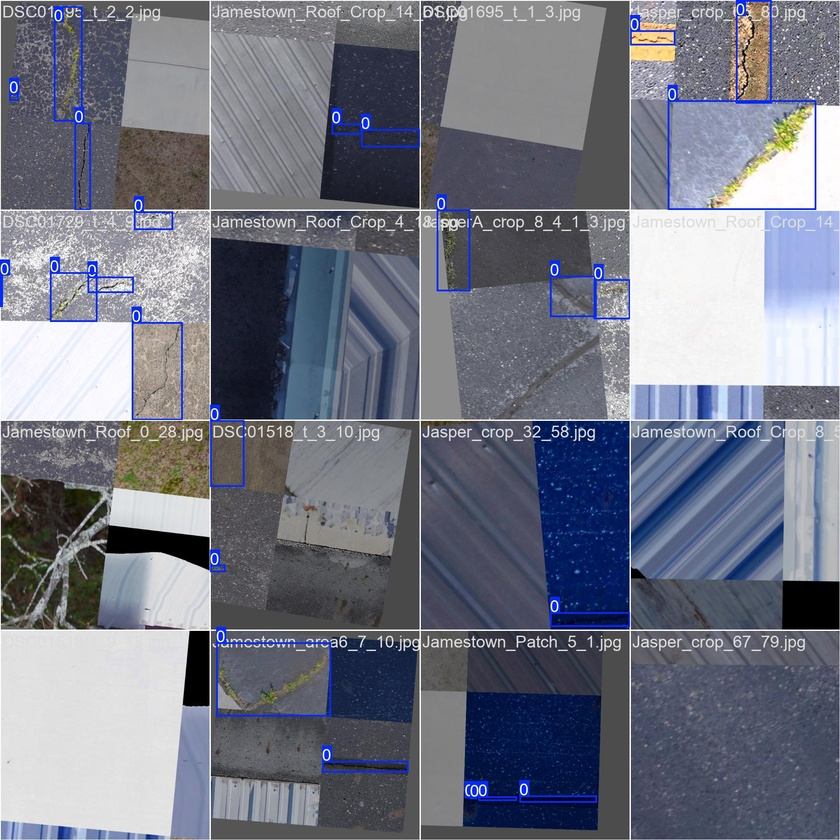
#> input picture runs/det/dc2psa-yolo26s_seed42/train_batch0.jpg, 840 x 840 px, shrunk from 1920 x 1920 before the run
$ python quantify_pci.py --masks-dir runs/det/dc2psa-yolo26s_seed42
#> lines starting #> are read from the running program, lines starting #| are printed output that depends on the picture; after the words box and inside, x2 and y2 are one past the last pixel; in counts of white or black regions, pixels touching at a corner belong together
"""
FAA PCI & ASTM D5340 Runway Crack Quantification Tool
=====================================================

Official automated pavement distress quantification tool for:
"DC2PSA-YOLO26-Seg: Deformable Parallel Spatial Attention-Enhanced YOLO26 for
Real-Time Airport Runway Crack Detection and Instance Segmentation"
Sensors 2026, 26, 5113.

Implements Section 6 of the Research Proposal:
- Topological skeletonization (Zhang-Suen thinning algorithm)
- Length quantification via Euclidean path integration: L = ∑ dist * GSD
- Surface area calculation: A = ∑ binary_pixels * GSD²
- Effective average crack width: W = A / L
- ASTM D5340 Airport Pavement Condition Index (PCI) severity classification:
    - Low Severity    : Mean width < 10.0 mm
    - Medium Severity : 10.0 mm <= Mean width <= 25.0 mm
    - High Severity   : Mean width > 25.0 mm
- FAA Advisory Circular AC 150/5380-6C deduct value calculation
"""

import argparse
import os
from pathlib import Path
import cv2
import numpy as np
import pandas as pd


def compute_instance_metrics(binary_mask: np.ndarray, gsd_mm: float = 1.5) -> dict:
    """
    Compute rigorous geometric metrics for a single crack instance mask.
    """
    area_px = int(np.sum(binary_mask > 0))
    if area_px == 0:
        return None

    area_mm2 = area_px * (gsd_mm ** 2)

    # Skeletonization using skimage or OpenCV thinning
    try:
        from skimage.morphology import skeletonize
        skeleton = skeletonize(binary_mask > 0).astype(np.uint8)
    except ImportError:
        if hasattr(cv2, "ximgproc"):
            skeleton = cv2.ximgproc.thinning((binary_mask > 0).astype(np.uint8) * 255)
            skeleton = (skeleton > 0).astype(np.uint8)
        else:
            kernel = cv2.getStructuringElement(cv2.MORPH_CROSS, (3, 3))
            skeleton = cv2.morphologyEx((binary_mask > 0).astype(np.uint8), cv2.MORPH_GRADIENT, kernel)

    skeleton_px = int(np.sum(skeleton > 0))

    if skeleton_px > 1:
        ys, xs = np.where(skeleton > 0)
        dists = np.sqrt(np.diff(xs.astype(float)) ** 2 + np.diff(ys.astype(float)) ** 2)
        length_px = float(np.sum(dists))
    else:
        length_px = max(1.0, float(np.sqrt(area_px)))

    length_mm = length_px * gsd_mm
    width_mm = area_mm2 / max(length_mm, 1e-6)

    # ASTM D5340 Severity Level
    if width_mm < 10.0:
        severity = "Low"
        deduct_weight = 1.0
    elif width_mm <= 25.0:
        severity = "Medium"
        deduct_weight = 2.5
    else:
        severity = "High"
        deduct_weight = 5.0

    return {
        "area_px": area_px,
        "skeleton_px": skeleton_px,
        "length_mm": round(length_mm, 2),
        "width_mm": round(width_mm, 2),
        "area_mm2": round(area_mm2, 2),
        "severity": severity,
        "deduct_weight": deduct_weight,
    }


def parse_args():
    parser = argparse.ArgumentParser(
        description="Quantify airport runway cracks according to FAA PCI & ASTM D5340",
        formatter_class=argparse.ArgumentDefaultsHelpFormatter,
    )
    parser.add_argument(
        "--masks-dir",
        type=str,
        required=True,
        help="Directory containing binary crack mask images",
    )
    parser.add_argument(
        "--gsd",
        type=float,
        default=1.5,
        help="Ground Sampling Distance in mm/pixel (CrackAirport: 1.5 mm/px)",
    )
    parser.add_argument(
        "--min-area-px",
        type=int,
        default=40,
        help="Minimum instance area threshold to filter out sensor noise (§4.2)",
    )
    parser.add_argument(
        "--output-csv",
        type=str,
        default="results/pci_quantification_report.csv",
        help="Path to save output quantification CSV",
    )
    return parser.parse_args()


def main():
    args = parse_args()
    masks_path = Path(args.masks_dir)

    print("\n" + "=" * 80)
    print("  FAA PCI & ASTM D5340 Crack Geometric Quantification")
    print("=" * 80)
    print(f"  Masks Directory   : {masks_path}")
    print(f"  GSD Calibration   : {args.gsd} mm/pixel")
    print(f"  Min Area Filter   : {args.min_area_px} px")
    print(f"  Output CSV Target : {args.output_csv}")
    print("=" * 80 + "\n")

    if not masks_path.exists():
        print(f"Error: Mask directory '{masks_path}' does not exist.")
        return

    mask_files = sorted(
        [f for f in masks_path.glob("*.*") if f.suffix.lower() in [".png", ".jpg", ".jpeg", ".bmp", ".tif"]]
    )

    if not mask_files:
        print(f"No image files found in {masks_path}")
        return

    print(f"Processing {len(mask_files)} mask images...")

    records = []
    for f in mask_files:
        mask = cv2.imread(str(f), cv2.IMREAD_GRAYSCALE)
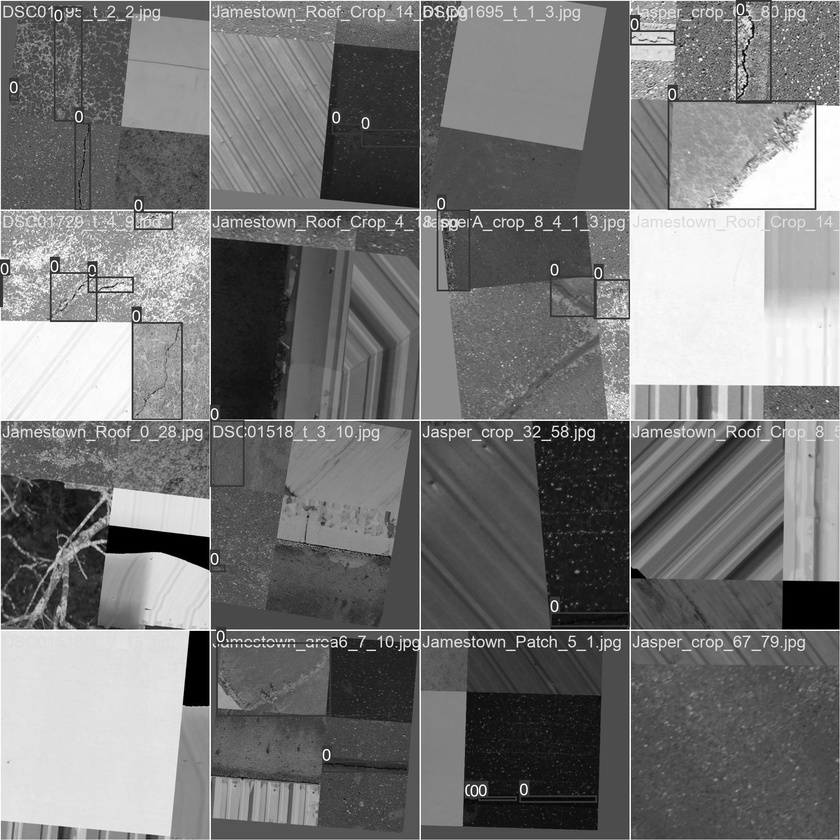
#> mask: shape (840, 840); min 0, max 255, mean 118.5
        if mask is None:
            continue

        _, binary = cv2.threshold(mask, 127, 255, cv2.THRESH_BINARY)
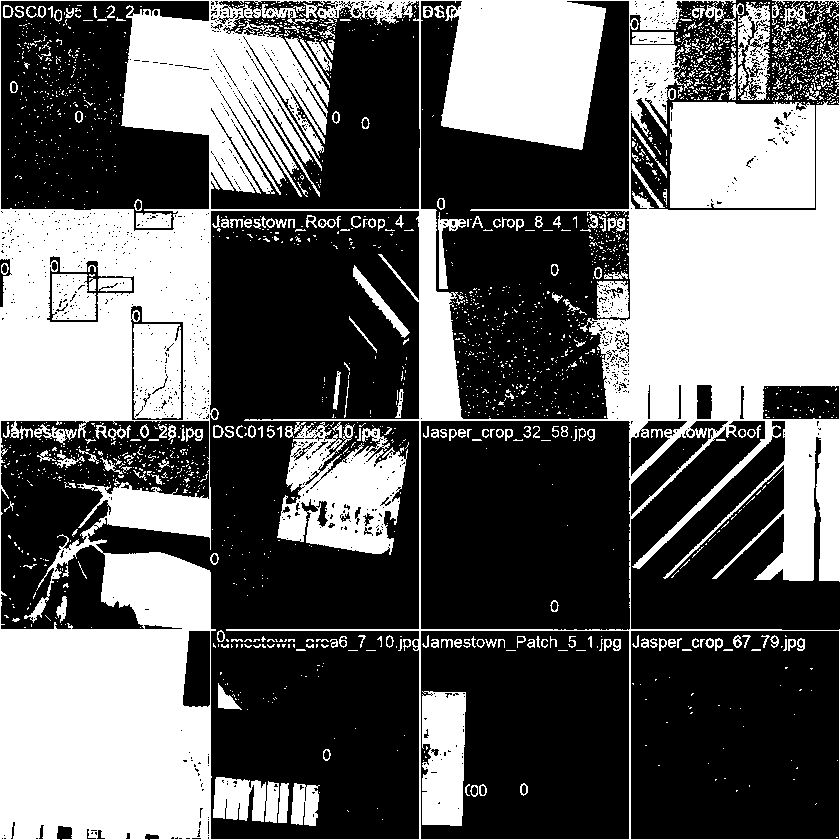
#> binary: shape (840, 840); 39.2% white; 2246 white regions (2008 under 20 px)
        contours, _ = cv2.findContours(binary, cv2.RETR_EXTERNAL, cv2.CHAIN_APPROX_SIMPLE)
#> contours = 587 contours, 570 with area under 20; largest, box (x1, y1, x2, y2) and area: (0, 0, 840, 840) 638406, (670, 102, 815, 208) 14902, (738, 2, 770, 100) 2132, (632, 32, 674, 44) 442, (727, 53, 736, 100) 156

        for c_idx, cnt in enumerate(contours):
            area = cv2.contourArea(cnt)
            if area < args.min_area_px:
                continue

            cnt_mask = np.zeros_like(binary)
            cv2.drawContours(cnt_mask, [cnt], -1, 255, -1)

            metrics = compute_instance_metrics(cnt_mask, gsd_mm=args.gsd)
            if metrics:
                metrics["image"] = f.name
                metrics["crack_id"] = f"{f.stem}_c{c_idx + 1}"
                records.append(metrics)
#> this loop made 587 passes
#> area on passes 63, 258, 334: 14902, 131, 156
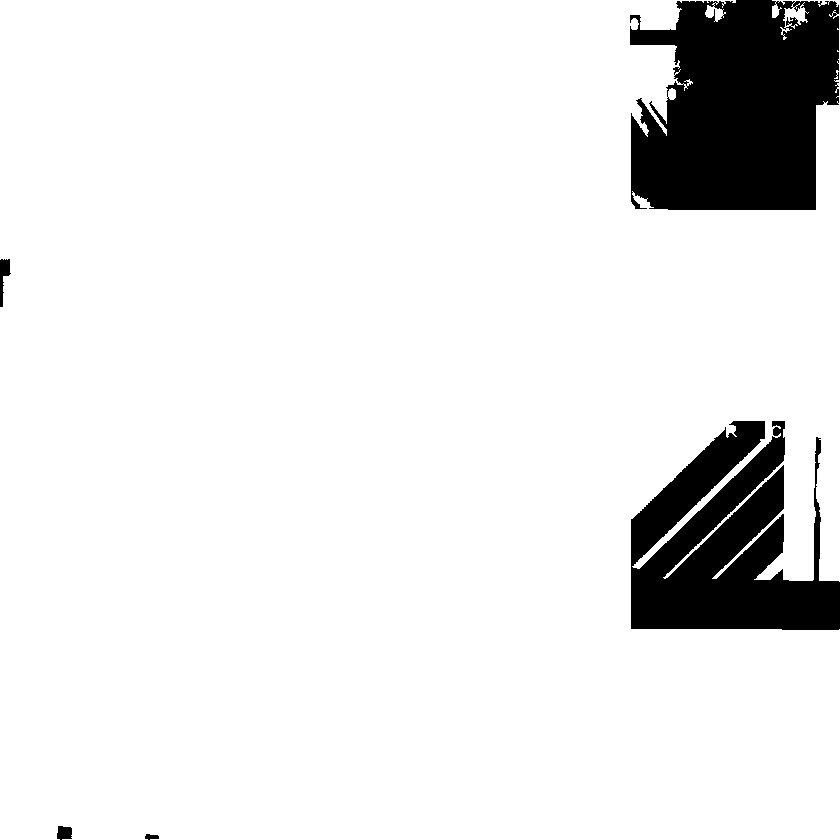
#> cnt_mask: shape (840, 840); 91% white; 5 black regions, box (x1, y1, x2, y2) and area: (630, 0, 839, 210) 35698, (631, 421, 840, 630) 27487, (0, 259, 11, 307) 262, (57, 826, 72, 840) 178, (145, 834, 159, 840) 60
#> after the loop, records = 13 items
#> pass 2 of the loop in main, `for f in mask_files:`:
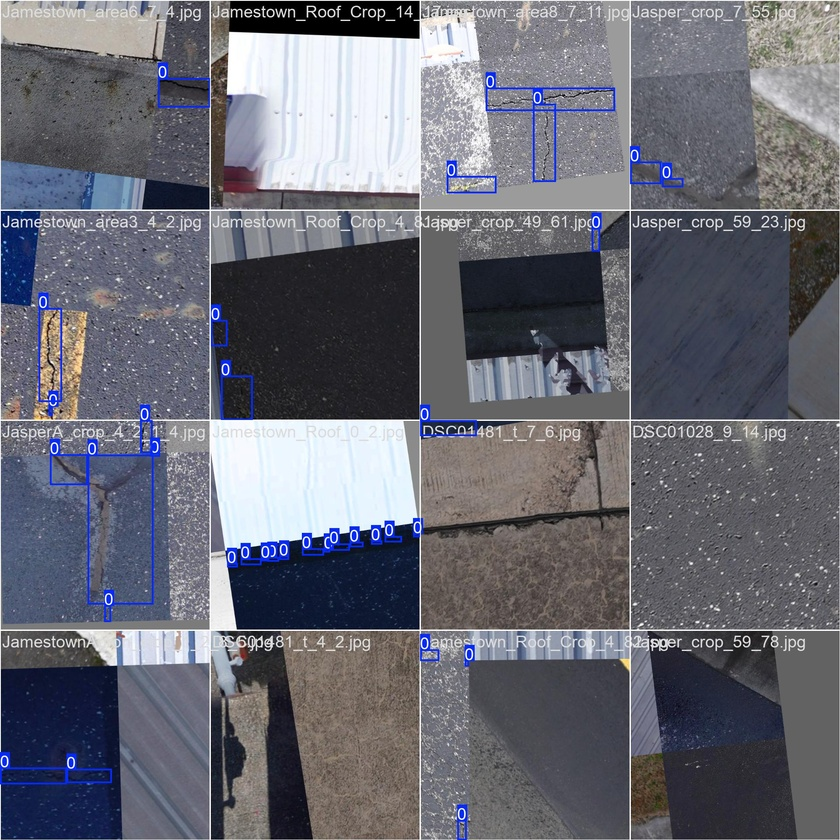
#> input picture runs/det/dc2psa-yolo26s_seed42/train_batch1.jpg, 840 x 840 px, shrunk from 1920 x 1920 before the run
#> in main, `_, binary = cv2.threshold(mask, 127, 255, cv2.THRESH_BINARY)`:
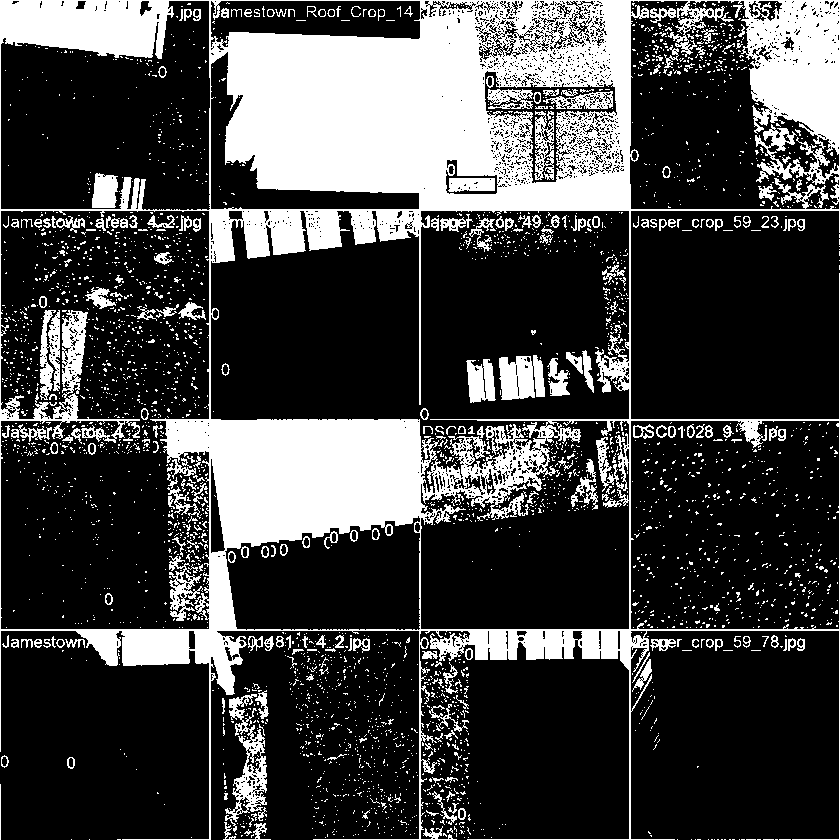
#> binary: shape (840, 840); 26.2% white; 3363 white regions (3107 under 20 px)
#> contours = 909 contours, 866 with area under 20; largest, box (x1, y1, x2, y2) and area: (0, 0, 840, 840) 495795, (225, 694, 267, 832) 2094, (650, 639, 676, 651) 178, (632, 659, 652, 692) 154, (223, 822, 271, 840) 142
#> the loop in main, `for c_idx, cnt in enumerate(contours):` made 909 passes
#> area on passes 92, 141, 207: 142, 67, 84.5
#> after the loop in main, `for c_idx, cnt in enumerate(contours):`:
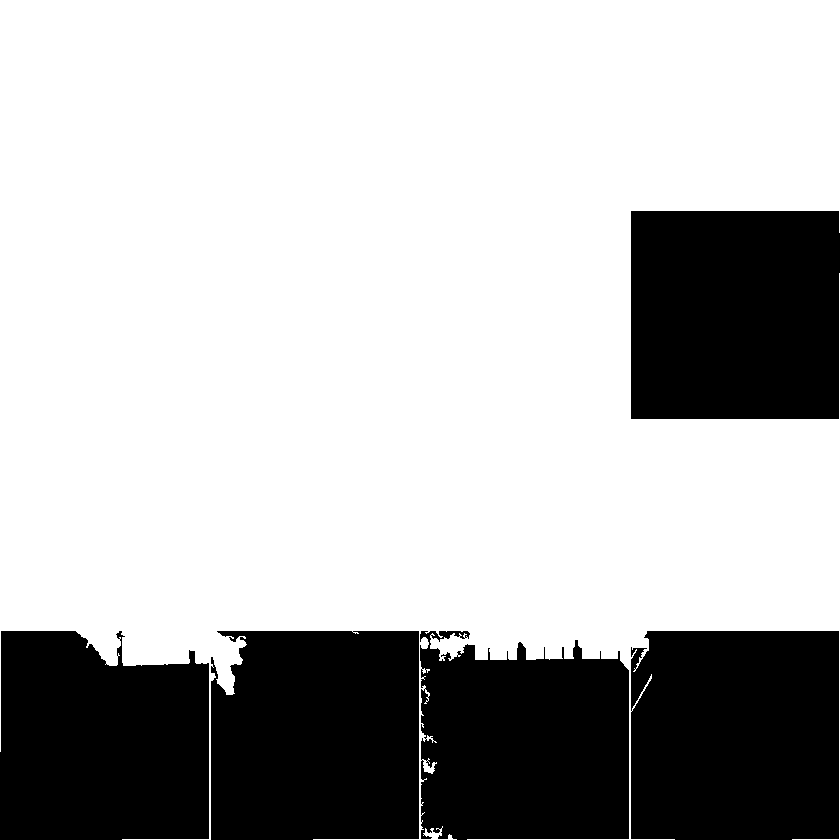
#> cnt_mask: shape (840, 840); 70.8% white; 5 black regions, box (x1, y1, x2, y2) and area: (631, 211, 840, 419) 43304, (631, 631, 839, 840) 42943, (211, 631, 419, 840) 42010, (0, 631, 209, 840) 39751, (420, 631, 629, 840) 37961
#> after the loop in main, `for c_idx, cnt in enumerate(contours):`: records = 46 items

    df = pd.DataFrame(records)
#> df = table of 46 rows and 9 columns
    if len(df) == 0:
        print("No crack instances met the minimum area threshold.")
        return

    out_file = Path(args.output_csv)
    out_file.parent.mkdir(parents=True, exist_ok=True)
    df.to_csv(out_file, index=False)

    print("\n" + "=" * 80)
    print("  ASTM D5340 Airport Runway Crack Severity Breakdown")
    print("=" * 80)
    total_instances = len(df)
#> total_instances = 46
    sev_counts = df["severity"].value_counts()

    for sev in ["Low", "Medium", "High"]:
        cnt = sev_counts.get(sev, 0)
        pct = (cnt / total_instances) * 100 if total_instances > 0 else 0
        print(f"  {sev:8s} Severity : {cnt:5d} instances ({pct:5.1f}%)")
#> this loop made 3 passes
#> (cnt, pct) on passes 1 to 3: (32, 69.57), (5, 10.87), (9, 19.57)
#|   Low      Severity :    32 instances ( 69.6%)
#|   Medium   Severity :     5 instances ( 10.9%)
#|   High     Severity :     9 instances ( 19.6%)

    print("\n  Summary Statistics (Metric Dimensions):")
    print(f"    Total Instances Measured : {total_instances}")
#|     Total Instances Measured : 46
    print(f"    Mean Crack Length        : {df['length_mm'].mean():.2f} mm (± {df['length_mm'].std():.2f})")
#|     Mean Crack Length        : 53361.90 mm (± 249981.34)
    print(f"    Mean Crack Width         : {df['width_mm'].mean():.2f} mm (± {df['width_mm'].std():.2f})")
#|     Mean Crack Width         : 15.01 mm (± 25.18)
    print(f"    Mean Crack Area          : {df['area_mm2'].mean():.2f} mm²")
#|     Mean Crack Area          : 57063.13 mm²
    print(f"    Total Pavement Crack Area: {df['area_mm2'].sum() / 1e6:.4f} m²")
#|     Total Pavement Crack Area: 2.6249 m²
    print(f"\n  [OK] Full dataset inspection metrics saved to: {out_file}")
    print("=" * 80)


if __name__ == "__main__":
    main()
